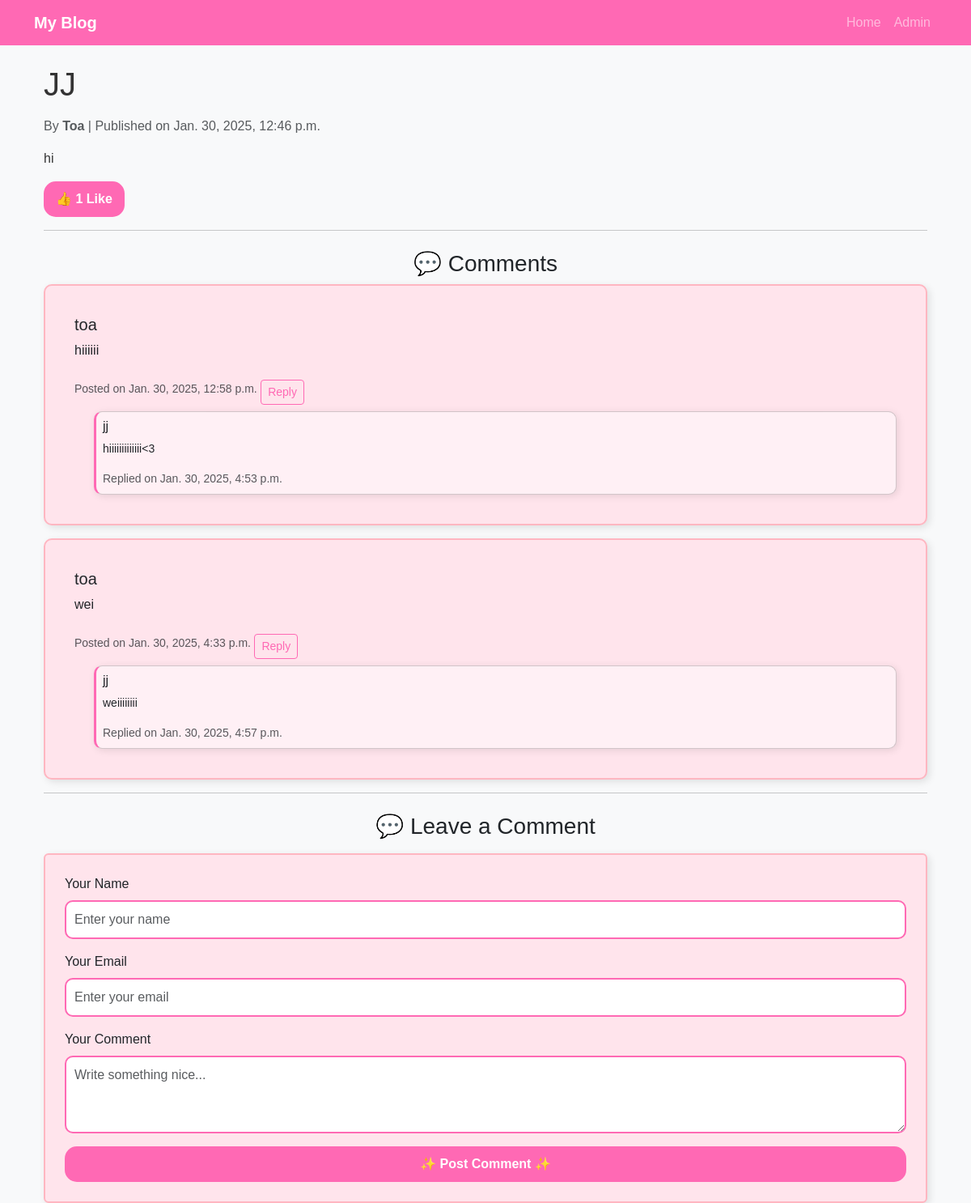
The app's page /post/1/ with its own data.
### PostApp/models.py (models this page shows, shortened)
class Post(models.Model):
    title = models.CharField(max_length=200)
    slug = models.SlugField(unique=True, blank=True)
    body = models.TextField()
    author = models.ForeignKey(User, on_delete=models.CASCADE)
    created = models.DateTimeField(auto_now_add=True)
    updated = models.DateTimeField(auto_now=True)
    likes = models.ManyToManyField(User, related_name="post_likes", blank=True)  # Like feature
    def total_likes(self):
        return self.likes.count()

class Comment(models.Model):
    post = models.ForeignKey(Post, on_delete=models.CASCADE, related_name="comments")
    parent = models.ForeignKey("self", on_delete=models.CASCADE, null=True, blank=True, related_name="replies")  # Reply feature
    name = models.CharField(max_length=100)
    email = models.EmailField()
    body = models.TextField()
    created = models.DateTimeField(auto_now_add=True)
    active = models.BooleanField(default=True)

### PostApp/views.py (the view, shortened to what this page needs)
# urls.py: path('post/<int:pk>/', post_detail, name="post_detail"),
def post_detail(request, pk):
    post = get_object_or_404(Post, pk=pk)
    comments = post.comments.filter(parent__isnull=True)  # Show only parent comments
    comment_form = CommentForm()
    return render(request, "detail.html", {
        "post": post,
        "comments": comments,
        "commentform": comment_form,
        "total_likes": post.total_likes(),
        "liked": post.likes.filter(id=request.user.id).exists() if request.user.is_authenticated else False
    })

### PostApp/forms.py
class CommentForm(forms.ModelForm):
    parent_id = forms.IntegerField(widget=forms.HiddenInput(), required=False)  # Hidden field for replies
    class Meta:
        model = Comment
        fields = ['name', 'email', 'body']

### PostApp/templates/detail.html (shortened to what this page needs)
{% extends "base.html" %}
{% block content %}
<div class="container">
    <h1 class="mb-3">{{ post.title }}</h1>
    <p class="text-muted">By <b>{{ post.author }}</b> | Published on {{ post.created }}</p>
    <p>{{ post.body|linebreaks }}</p>
    <form method="post" class="mb-3">
        <button type="submit" name="like_submit" class="btn like-btn">
            👍 {{ total_likes }} Like{% if total_likes != 1 %}s{% endif %}
        </button>
    </form>
    <hr>
    <h3 class="text-center text-dark mt-4">💬 Comments</h3>
    {% if comments %}
        {% for comment in comments %}
        <div class="card mb-3 comment-box">
            <div class="card-body">
                <h5 class="card-title text-dark">{{ comment.name }}</h5>
                <p class="card-text">{{ comment.body }}</p>
                <small class="text-muted">Posted on {{ comment.created }}</small>
                <button class="btn btn-sm btn-outline-primary mt-2" onclick="showReplyForm('{{ comment.id }}')">Reply</button>
                {% for reply in comment.replies.all %}
                    <div class="card mt-2 ms-4 p-2 reply-box">
                        <h6 class="text-dark">{{ reply.name }}</h6>
                        <p class="small">{{ reply.body }}</p>
                        <small class="text-muted">Replied on {{ reply.created }}</small>
                    </div>
                {% endfor %}
            </div>
        </div>
        {% endfor %}
    {% else %}
        <p class="text-center text-muted">No comments yet. Be the first to comment! ✨</p>
    {% endif %}
    <hr>
    <h3 class="text-center text-dark mt-4">💬 Leave a Comment</h3>
    <div class="comment-box p-4 mt-3 rounded">
        <form method="post">
            <div class="mb-3">
                <label class="form-label text-dark">Your Name</label>
                <input type="text" name="name" class="form-control cute-input" placeholder="Enter your name">
            </div>
            <div class="mb-3">
                <label class="form-label text-dark">Your Email</label>
                <input type="email" name="email" class="form-control cute-input" placeholder="Enter your email">
            </div>
            <div class="mb-3">
                <label class="form-label text-dark">Your Comment</label>
                <textarea name="body" class="form-control cute-input" rows="3" placeholder="Write something nice..."></textarea>
            </div>
            <button type="submit" name="comment_submit" class="btn cute-btn">✨ Post Comment ✨</button>
        </form>
    </div>
</div>
{% endblock %}

### PostApp/templates/base.html (shortened to what this page needs)
{% load static %}
<!DOCTYPE html>
<html lang="en">
<head>
    <link href="https://cdn.jsdelivr.net/npm/bootstrap@5.3.0/dist/css/bootstrap.min.css" rel="stylesheet">
    <link rel="stylesheet" href="{% static 'css/style.css' %}">
</head>
<body class="bg-light">
    <nav class="navbar navbar-expand-lg navbar-dark" style="background-color: #ff69b4;">
        <div class="container">
            <a class="navbar-brand" href="{% url 'PostApp:homepage' %}">My Blog</a>
            <div class="collapse navbar-collapse" id="navbarNav">
                <ul class="navbar-nav ms-auto">
                    <li class="nav-item"><a class="nav-link" href="{% url 'PostApp:homepage' %}">Home</a></li>
                    <li class="nav-item"><a class="nav-link" href="/admin/">Admin</a></li>
                </ul>
            </div>
        </div>
    </nav>
    <div class="container mt-4">
        {% block content %}{% endblock %}
    </div>
</body>
</html>

### PostApp/static/css/style.css (style rules this page uses)
body { font-family: "Arial", sans-serif; background-color: #ffe4e1; color: #333; }
.navbar-brand { font-weight: bold; }
.card { border-radius: 10px; box-shadow: 2px 2px 10px rgba(0, 0, 0, 0.1); background-color: #ffb6c1; }
.comment-box { background-color: #ffe4ec; border: 2px solid #ffb6c1; box-shadow: 3px 3px 10px rgba(0, 0, 0, 0.1); }
.cute-input { border-radius: 10px; border: 2px solid #ff69b4; padding: 10px; }
.cute-btn { background-color: #ff69b4; border: none; border-radius: 15px; font-weight: bold; padding: 10px 15px; color: white; display: block; width: 100%; text-align: center; transition: 0.3s ease; }
.comment-box { background-color: #ffe4ec; border: 2px solid #ffb6c1; padding: 20px; border-radius: 10px; box-shadow: 3px 3px 10px rgba(0, 0, 0, 0.1); }
.like-btn { background-color: #ff69b4; border: none; border-radius: 15px; font-weight: bold; padding: 10px 15px; color: white; transition: 0.3s ease; }
.reply-box { background-color: #fff0f5; border-left: 3px solid #ff69b4; border-radius: 10px; padding: 10px; margin-left: 20px; }
.btn-outline-primary { border-color: #ff69b4; color: #ff69b4; }

### records on screen
Post: title "JJ", author "Toa", created "Jan. 30, 2025, 12:46 p.m.", body "hi"
Comment: name "toa", body "hiiiiii", created "Jan. 30, 2025, 12:58 p.m."
Comment: name "jj", body "hiiiiiiiiiiiii<3", created "Jan. 30, 2025, 4:53 p.m."
Comment: name "toa", body "wei", created "Jan. 30, 2025, 4:33 p.m."
Comment: name "jj", body "weiiiiiiii", created "Jan. 30, 2025, 4:57 p.m."

### other values on screen
{{ total_likes }} "1"
